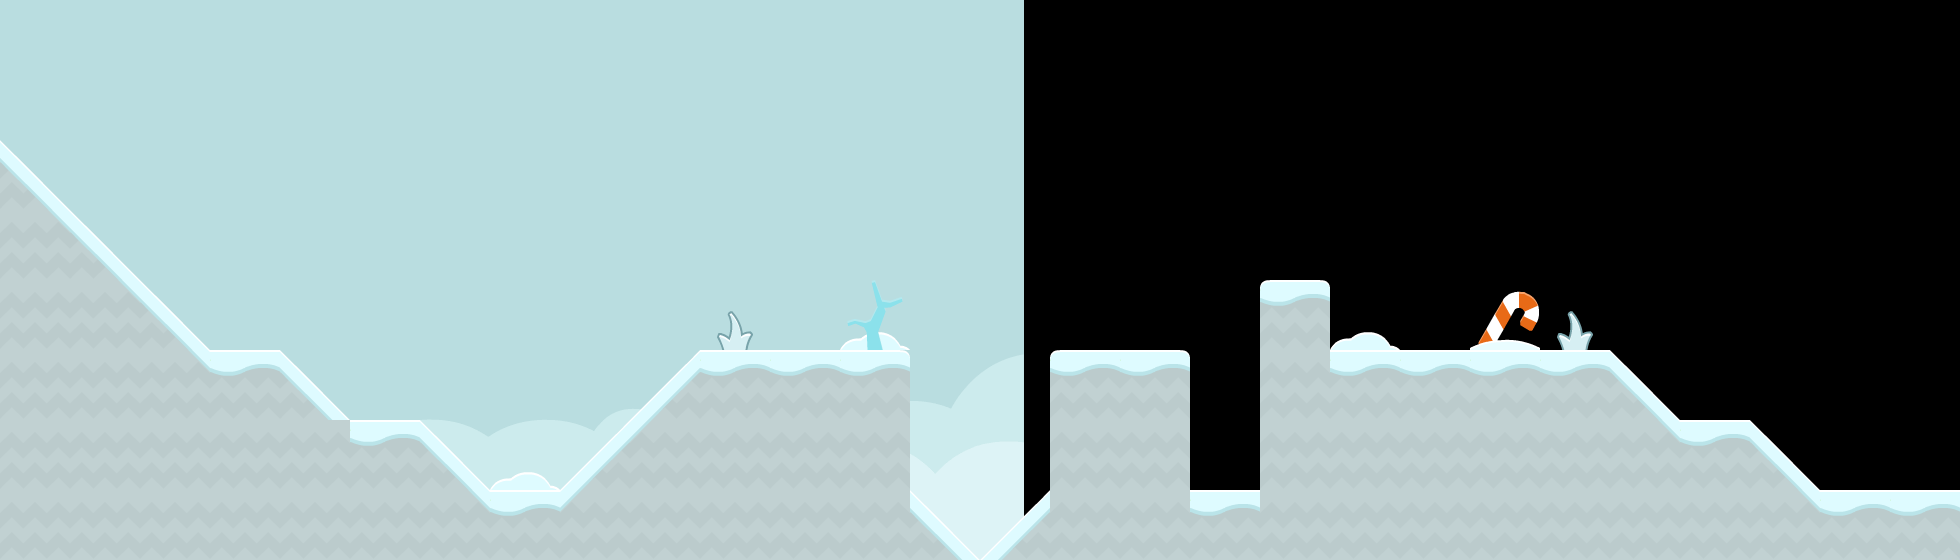

This is a level from a 2D game, rendered from its Tiled map with the project's own tilesets. A one-line summary and the map file follow, with tile-layer data summarised:
An orthogonal 28x8 tile map with 70x70 px tiles, 3 tile layers (tiles_background, tiles_terrain, tiles_foreground), 2 image layers and 13 objects (10x SNOW, start, target, effect_snow).

<map version="1.0" orientation="orthogonal" renderorder="right-down" width="28" height="8" tilewidth="70" tileheight="70" nextobjectid="191">
 <properties>
  <property name="blocks" value="wood_pyramid,wood_square_small_triangle_left,wood_1x2_triangle_left,wood_small_triangle_right" />
  <property name="music" value="subdued_theme" />
 </properties>
 <tileset firstgid="1" name="tiles" tilewidth="70" tileheight="70" spacing="4" margin="2" tilecount="117">
  <image source="../../graphics/tiles.png" width="962" height="666" />
  <tile id="114">
   <animation>
    <frame tileid="114" duration="100" />
    <frame tileid="115" duration="100" />
    <frame tileid="116" duration="100" />
    <frame tileid="115" duration="100" />
   </animation>
  </tile>
 </tileset>
 <imagelayer name="background_b" x="1024" y="-300">
  <image source="../../graphics/backgrounds/blue_land.png" />
 </imagelayer>
 <imagelayer name="background_a" y="-300">
  <image source="../../graphics/backgrounds/blue_shroom.png" />
 </imagelayer>
 <layer name="tiles_background" width="30" height="8">
  <data>[240 cells, 6 non-empty, 3 distinct tile ids]</data>
 </layer>
 <layer name="tiles_terrain" width="30" height="8">
  <data>[240 cells, 74 non-empty, 9 distinct tile ids]</data>
 </layer>
 <layer name="tiles_foreground" width="30" height="8">
  <data>[240 cells, 1 non-empty, 1 distinct tile ids]</data>
 </layer>
 <objectgroup name="terrain">
  <object id="180" type="SNOW" x="0" y="140">
   <polygon points="0,0 210,210 210,420 0,420" />
  </object>
  <object id="181" type="SNOW" x="210" y="350">
   <polygon points="0,0 70,0 140,70 140,210 0,210" />
  </object>
  <object id="182" type="SNOW" x="350" y="420">
   <polygon points="0,0 70,0 140,70 140,140 0,140" />
  </object>
  <object id="183" type="SNOW" x="490" y="490">
   <polygon points="0,0 420,0 490,70 0,70" />
  </object>
  <object id="184" type="SNOW" x="560" y="490">
   <polygon points="0,0 140,-140 350,-140 350,0" />
  </object>
  <object id="185" type="SNOW" x="980" y="560">
   <polygon points="0,0 70,-70 980,-70 980,0" />
  </object>
  <object id="186" type="SNOW" x="1050" y="350">
   <polygon points="0,0 140,0 140,140 0,140" />
  </object>
  <object id="188" type="SNOW" x="1260" y="280">
   <polygon points="0,0 70,0 70,210 0,210" />
  </object>
  <object id="189" type="SNOW" x="1330" y="350">
   <polygon points="0,0 280,0 350,70 350,140 0,140" />
  </object>
  <object id="190" type="SNOW" x="1680" y="420">
   <polygon points="0,0 70,0 140,70 0,70" />
  </object>
 </objectgroup>
 <objectgroup name="entities">
  <properties>
   <property name="blocks" value="wood_square_small_triangle_left,stone_square_small_triangle_left,stone_square" />
   <property name="music" value="happy_level" />
  </properties>
  <object id="4" name="start" type="start" x="770" y="280" width="70" height="70" />
  <object id="5" name="target" type="target" x="1400" y="280" width="70" height="70" />
 </objectgroup>
 <objectgroup name="background_effects" />
 <objectgroup name="foreground_effects">
  <object id="179" type="effect_snow" x="-17.5" y="0" width="1995" height="70" />
 </objectgroup>
 <objectgroup name="npc" />
</map>
